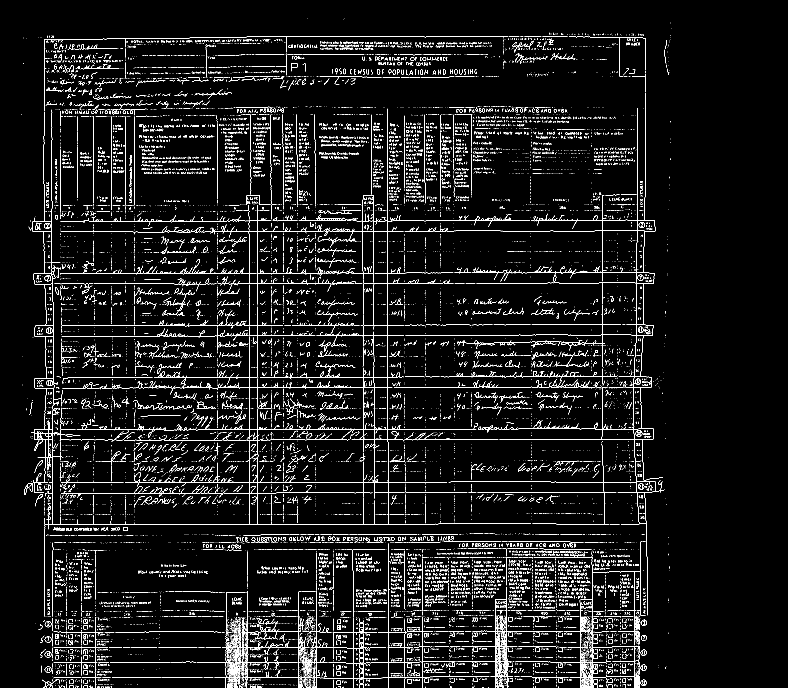
#> input picture axes_aligned_skeleton.png, 2363 x 2062 px (shown at 1/3 size)
$ python -i segmentation.py   (imports and definitions only)
#> lines starting #> are read from the running program, lines starting #| are printed output that depends on the picture; after the words box and inside, x2 and y2 are one past the last pixel; in counts of white or black regions, pixels touching at a corner belong together
#> `picture = cv2.imread('axes_aligned_skeleton.png', cv2.IMREAD_GRAYSCALE)`: picture: shape (2062, 2363); 4.1% white in thin lines or dots, all inside (x1, y1, x2, y2) = (65, 55, 2014, 2062)
import cv2  # this is OpenCV
import matplotlib.pyplot as plt
import skimage
import numpy as np
import math

GREEN = (34,255,13)
RED = (255,36,12)
BLUE = (0,0,255)

# Form lines template
# NOTE: horizontal lines only cover main table area. Some offsets estimated from surrounding offsets
vert_lines = [93,124,145,173,223,274,327,369,397,646,737,762,806,842,885,939,1047,1081,1114,1153,1208,1256,1271,1472,1508,1764,1804,1850,1856,1892,1910,1931,1964]
horiz_lines = [299,320,594,611,642,673,704,735,766,797,830,861,893,924,955,988,1018,1050,1082,1113,1144,1175,1208,1241,1270,1303,1333,1364,1395,1427,1459,1490,1522,1554]

plt.rcParams['figure.figsize'] = (5,5)
plt.rcParams['figure.dpi'] = 72

# Notebook-friendly OpenCV image display
# [271 lines left out: functions viewGray, view, hist, get_border_stencil, get_radians_to_unrotate, rotate_image and 4 more, not called in this run]

def zap_lower_horiz_lines(img, debug=False):
#> called with debug = False
    if debug:
        view(img, "with horiz line")
    # detect heavy horizontal lines in lower quarter.
    vertStructure = cv2.getStructuringElement(cv2.MORPH_RECT, (1, 3))
    h_ink = np.sum(img, axis=1)
#> h_ink = 2062 values, max 219300 at index 693, min 0 at index 0, mean 24742.8
    idx = np.argmax(h_ink)
#> idx = 693
    if(idx > 20 and h_ink[idx] > 3000):
        img[idx, :] = 0
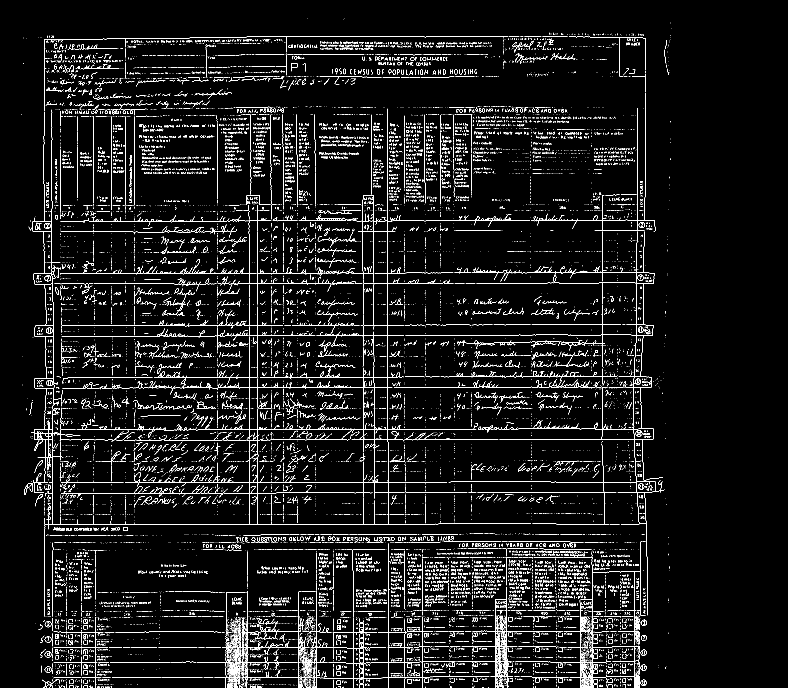
#> img: shape (2062, 2363) (shown at 1/3 size); 4.1% white in thin lines or dots, all inside (x1, y1, x2, y2) = (65, 55, 2014, 2062)
        img = cv2.dilate(img, vertStructure)
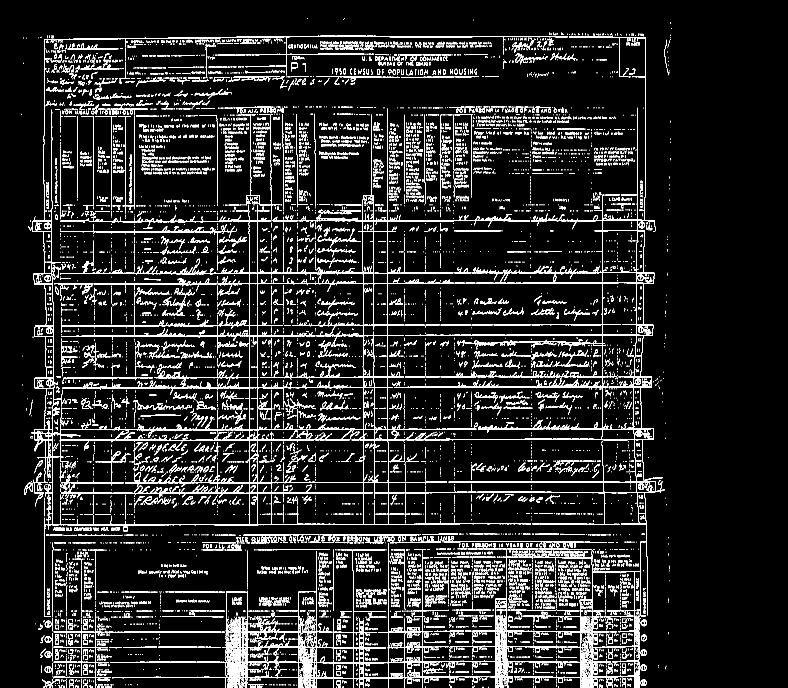
#> img: shape (2062, 2363) (shown at 1/3 size); 8.5% white in thin lines or dots, all inside (x1, y1, x2, y2) = (65, 54, 2014, 2062)
        img = cv2.erode(img, vertStructure)
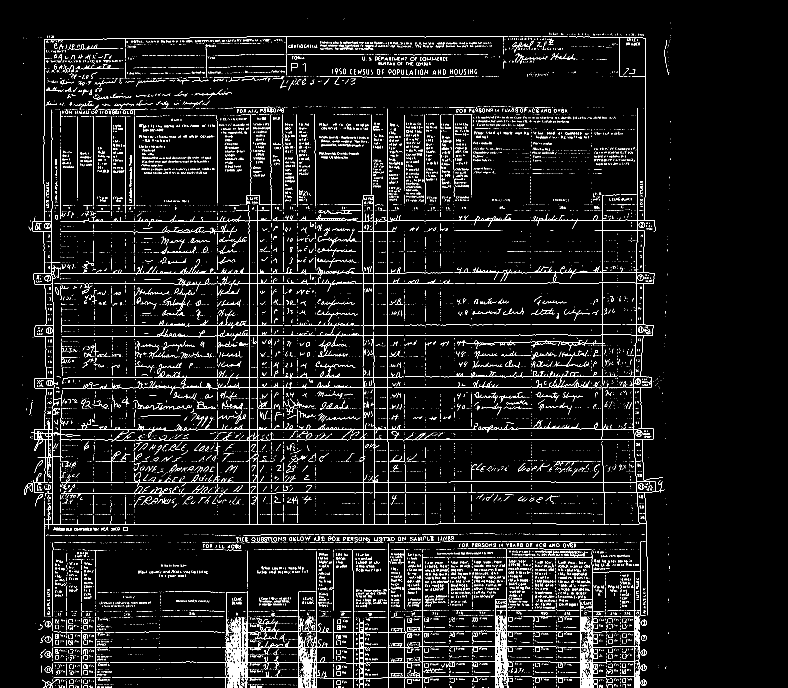
#> img: shape (2062, 2363) (shown at 1/3 size); 4.3% white in thin lines or dots, all inside (x1, y1, x2, y2) = (65, 55, 2014, 2062)
        h_ink = np.sum(img, axis=1)
#> h_ink = 2062 values, max 222870 at index 1288, min 0 at index 0, mean 26009
        idx = np.argmax(h_ink)
#> idx = 1288
        if(idx > 20 and h_ink[idx] > 2000):
            img[idx, :] = 0
            img = cv2.dilate(img, vertStructure)
            img = cv2.erode(img, vertStructure)
    if debug:
        view(img, "zapped")
    return img

def crop_cell(cell_img, debug=False):
    if debug:
        view(cell_img, "input")
    ret,cell_img = cv2.threshold(cell_img,155,255,cv2.THRESH_TOZERO)
    cell_img = zap_lower_horiz_lines(cell_img)

    contours, hierarchy = cv2.findContours(cell_img,cv2.RETR_TREE,cv2.CHAIN_APPROX_SIMPLE)
#> contours = 15579 contours, 14529 with area under 20; largest, box (x1, y1, x2, y2) and area: (85, 108, 1593, 1850) 506436, (157, 1318, 750, 1575) 147498, (747, 694, 1164, 1164) 132414, (773, 1160, 1123, 1449) 93935, (1182, 110, 1994, 1846) 61134
    # Find the largest contour by area
    areas = [cv2.contourArea(c) for c in contours]
#> areas = 15579 values, max 506436 at index 13877, min 0 at index 0, mean 88.44
    stencil = np.ones(cell_img.shape).astype(cell_img.dtype)
    rect = [0, 0, cell_img.shape[0], cell_img.shape[1]]
#> rect = [0, 0, 2062, 2363]
    if(len(areas) > 0):
        contour = contours[np.argmax(areas)]
#> contour = contour of 7069 points, box (x1, y1, x2, y2) (85, 108, 1593, 1850), area 506436
        stencil = np.zeros(cell_img.shape).astype(cell_img.dtype)
        stencil = cv2.drawContours(stencil, [contour], 0, 1, -1)
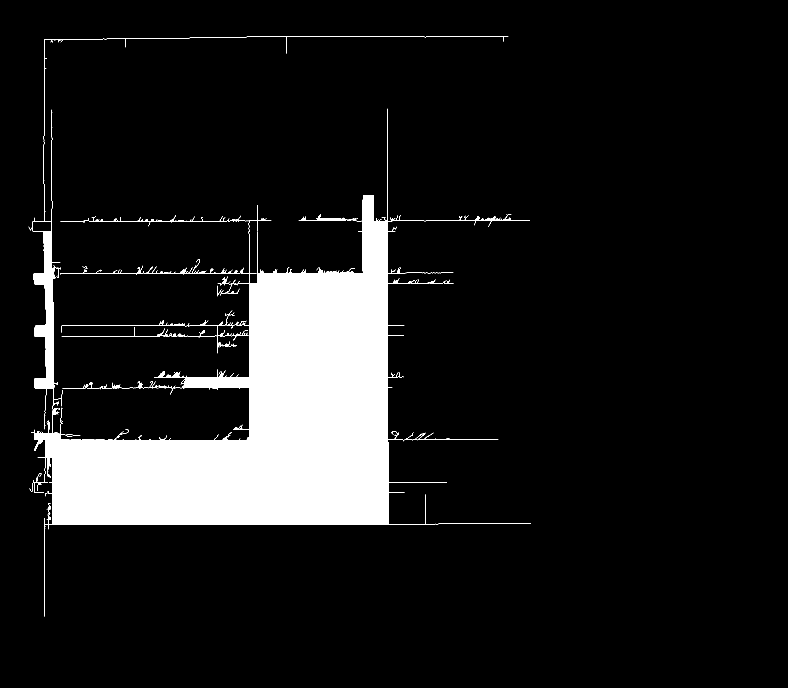
#> stencil: shape (2062, 2363) (shown at 1/3 size); values 0 (black) and 1 (white), 10.7% white; 1 white region, box (x1, y1, x2, y2) and area: (85, 108, 1593, 1850) 522212
        rect = cv2.boundingRect(contour)
#> rect = (85, 108, 1508, 1742)
    cell_img = cv2.bitwise_and(cell_img, cell_img, mask=stencil)
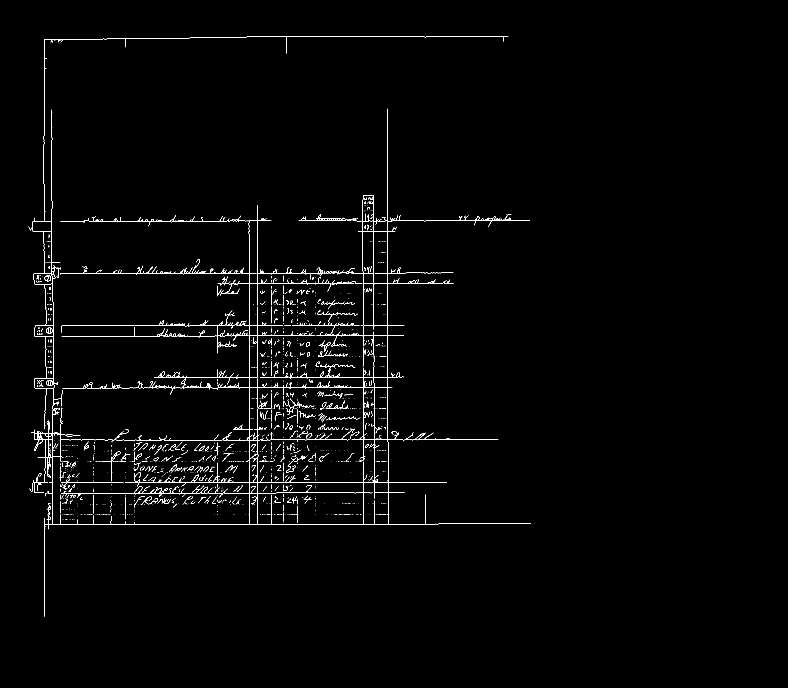
#> cell_img: shape (2062, 2363) (shown at 1/3 size); 0.99% white in thin lines or dots, all inside (x1, y1, x2, y2) = (85, 108, 1593, 1850)
    if False:
        view(cell_img, "first")

    # cut then resize rect area to 24x24 (2px border)

    center = ((rect[0]+int(rect[2]*0.5), (rect[1]+int(rect[3]*0.5))));
#> center = (839, 979)
    translate_x = 14 - center[0]
#> translate_x = -825
    translate_y = 14 - center[1]
#> translate_y = -965
    translation_matrix = np.float32([ [1,0,translate_x], [0,1,translate_y] ])
#> translation_matrix = [[1, 0, -825], [0, 1, -965]]
    img_translation = cv2.warpAffine(cell_img, translation_matrix, (28, 28))
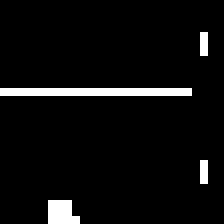
#> img_translation: shape (28, 28) (shown 8 times larger); 5.1% white in thin lines or dots, all inside (x1, y1, x2, y2) = (0, 4, 26, 28)
    if debug:
        view(img_translation, "crop region")
    return img_translation

# [7 lines left out: function run, not called in this run]

>>> import cv2
>>> picture = cv2.imread('axes_aligned_skeleton.png', cv2.IMREAD_GRAYSCALE)
>>> result = crop_cell(picture)
